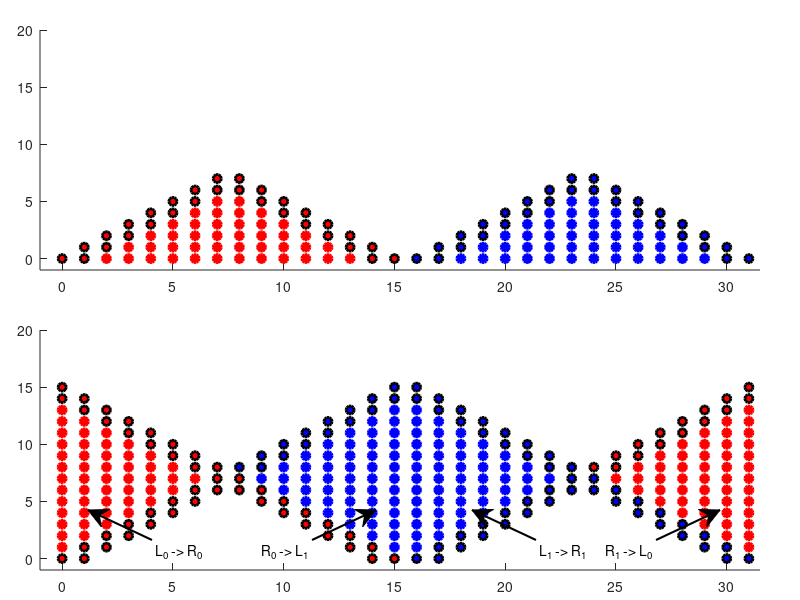

The MATLAB script that drew this image:
clear
clc
close all

%https://www.mathworks.com/matlabcentral/newsreader/view_thread/96493

tpb = 16;
clr = {'r','b'};
index = 1:tpb;
pos_top = [.05, .55, .9, .4];
pos_bottom = [.05, .05, .9, .4];

ax_top = subplot('position',pos_top);
ax_bottom = subplot('position',pos_bottom);

for k = 1:tpb/2
    for n = 1:2
        for a = k:(tpb+1)-k
            figure(1)
            subplot(ax_top)
            hold on
            g = a+(n-1)*tpb-1;
            h = plot(g,k-1,strcat('o',clr{n}),'MarkerFaceColor',clr{n},'LineWidth',2);
            if a<(k+2) || a>(tpb-(k+1))
                set(h,'MarkerEdgeColor','k')
            end
            
            %figure 1
            subplot(ax_bottom)
            hold on       
            if a<(k+2) || a>(tpb-(k+1))
                h = plot(g,k-1,strcat('o',clr{n}),'MarkerFaceColor',clr{n},'LineWidth',2);
                set(h,'MarkerEdgeColor','k')
                
            end
        end
    end
end

subplot(ax_top)
xlim([-1,2*tpb-.5])
ylim([-1,1.25*tpb])
%plot([-.5,-.5],[-1,2*tpb],'k','Linewidth',5)
subplot(ax_bottom)
xlim([-1,2*tpb-.5])
ylim([-1,1.25*tpb])
%plot([-.5,-.5],[-1,2*tpb],'k','Linewidth',5)


hold on
x = [.19,.11;.39,.47; .67,.59; .82, .9];
y = [.1,.15];


base = tpb + 2;
ht = base/2;
ht2 = tpb/2;

circ = [6:9,22:25];

for k = ht2:-1:1
    for n = 1:2
        for a = k:(base-k-1)
            g = mod((a+(n-1)* tpb-1)-ht2,2*tpb);
            h = plot(g,ht-k,strcat('o',clr{n}),'MarkerFaceColor',clr{n},'LineWidth',2);
            if k == 1 && sum(g == circ)> 0
                set(h,'MarkerEdgeColor','k')
            end
        end
    end
end
annotation('textarrow',x(1,:),y,'String','L_{0} -> R_{0}','LineWidth',1.5)
annotation('textarrow',x(2,:),y,'String','R_{0} -> L_{1}','LineWidth',1.5)
annotation('textarrow',x(3,:),y,'String','L_{1} -> R_{1}','LineWidth',1.5)
annotation('textarrow',x(4,:),y,'String','R_{1} -> L_{0}','LineWidth',1.5)

for k = 2:tpb/2
    for n = 1:2
        for a = k:(tpb+1)-k
            g = mod((a+(n-1)* tpb-1)-ht2,2*tpb);
            h = plot(g,ht2+(k-1),strcat('o',clr{n}),'MarkerFaceColor',clr{n},'LineWidth',2);
            if a<(k+2) || a>(tpb-(k+1))
                set(h,'MarkerEdgeColor','k')
            end
        end
    end
end



